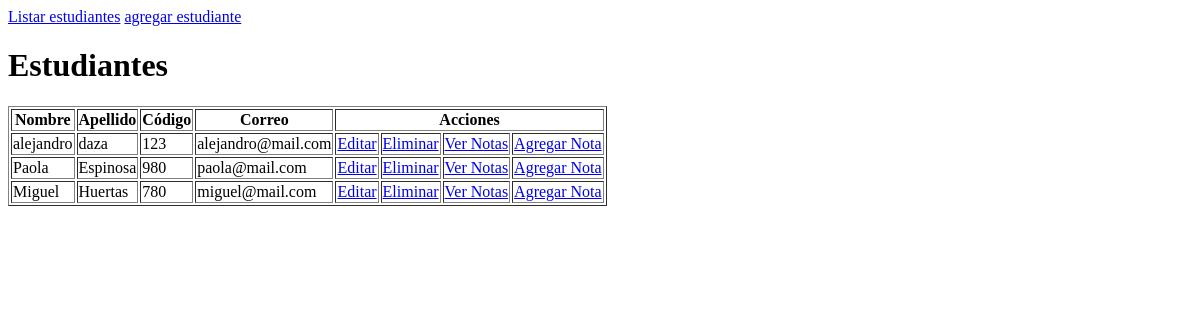
Before: / with the older database file.
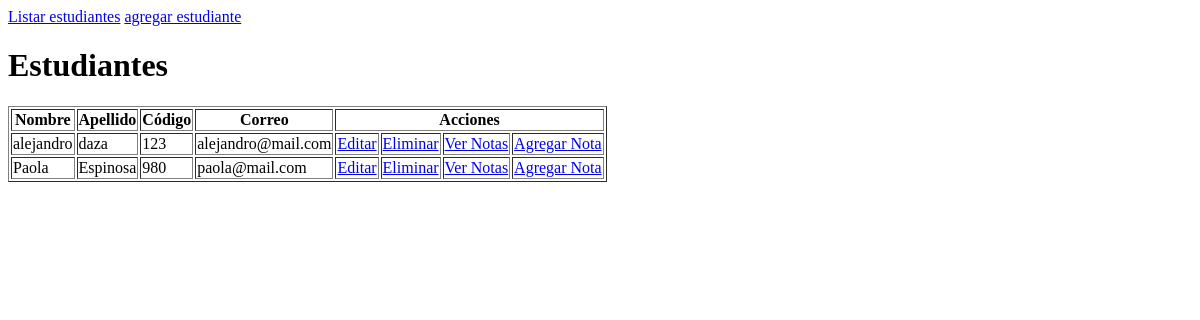
After: the same page with the newer database file.
### principal.py (models this page shows, shortened)
class Estudiante(db.Model):
    id = db.Column('estudiante_id', db.Integer, primary_key = True)
    nombre = db.Column(db.String(50))
    apellido = db.Column(db.String(50))
    codigo = db.Column(db.String(15))
    correo = db.Column(db.String(50))

### principal.py (the view)
@app.route('/')
def index():
    return render_template("index.html", rows = Estudiante.query.all())

### templates/index.html (shortened to what this page needs)
<!DOCTYPE html>
<html>
    <head>
    </head>
    <body>
        <nav>
            <a href="{{ url_for('index')}}">Listar estudiantes</a>
            <a href="{{ url_for('nuevo')}}">agregar estudiante</a>
        </nav>
        <h1>Estudiantes</h1>
        <table border="1">
            <tr>
                <th>Nombre</th>
                <th>Apellido</th>
                <th>Código</th>
                <th>Correo</th>
                <th colspan="4">Acciones</th>
            </tr>
            {% for r in rows %}
                <tr>
                    <td>{{ r.nombre }}</td>
                    <td>{{ r.apellido }}</td>
                    <td>{{ r.codigo }}</td>
                    <td>{{ r.correo }}</td>
                    <td><a href="/editar_estudiante?id={{ r.id }}">Editar</a></td>
                    <td><a href="/eliminar_estudiante?id={{ r.id }}">Eliminar</a></td>
                    <td><a href="/ver_notas?id={{ r.id }}">Ver Notas</a></td>
                    <td><a href="/agregar_nota?id={{ r.id }}">Agregar Nota</a></td>
                </tr>
            {% endfor %}
        </table>
    </body>
</html>

Changed rows visible on the page:
removed Estudiante: nombre "Miguel", apellido "Huertas", codigo "780", correo "miguel@mail.com"
